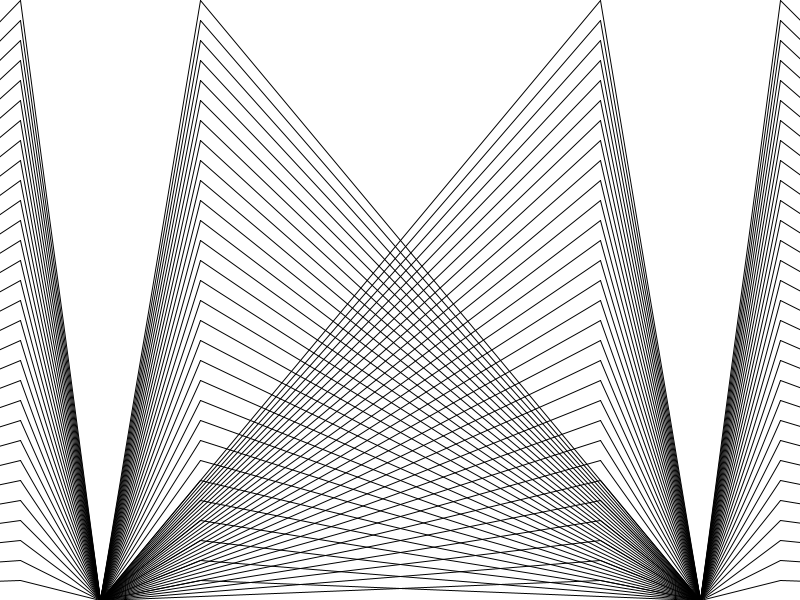
Frame 1 (no input)
Frame 60 (the mouse pressed at the canvas centre just before this capture): identical to frame 1, image omitted
Frame 120 (the mouse held since frame 60 and released just before this capture): identical to frame 1, image omitted

The Processing sketch that drew this single still picture (run headless with seeded random() and noise(); from frame 60 on, the mouse is pressed at the canvas centre):

// Processing sketch: processing_128604
// ── processing_128604.pde

int x=0;
int y=0;

void setup(){
  size (800,600);
  background(255);
  
}

void draw(){
  
while(x < width){
  
   stroke(0);
        line(200,x,700,600);
        line(600,x,100,600);
        line(200,x,100,600);
        line(600,x,700,600);
        line(780,x,700,600);
        line(780,x,1380,600);
        line(20,x,100,600);
        line(20,x,-560,600);
        x=x+20;
        
}}
